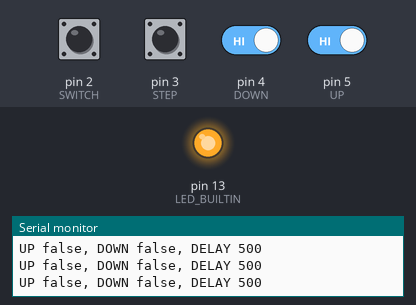
Bench run of a sketch on a simulated Arduino Uno, built with avr-gcc and run on an emulated ATmega328P. On the bench: output pins drawn as LEDs (lit = HIGH), the last lines printed to the serial monitor. Dashed ring = blinking. The test bench sets the inputs (shaded band); at power-on: pin 2 (SWITCH), pin 3 (STEP), pin 4 (DOWN), pin 5 (UP) HIGH.

Above: at 1.8 s.
1.9 s: pin 2 (SWITCH) pulled LOW for 1 s
At 3.2 s:
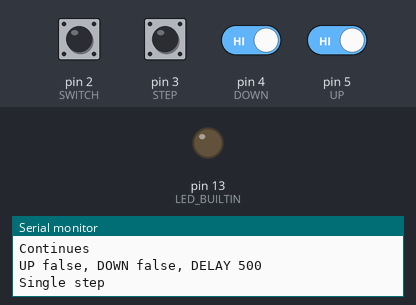
4.4 s: pin 3 (STEP) pulled LOW for 1 s
At 5.6 s:
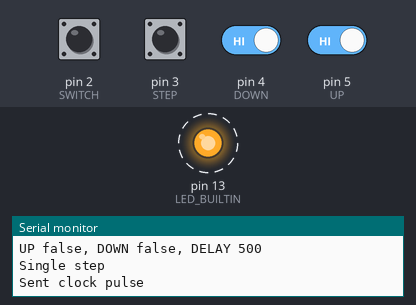
7.2 s: pin 2 (SWITCH) pulled LOW for 0.6 s
At 7.7 s:
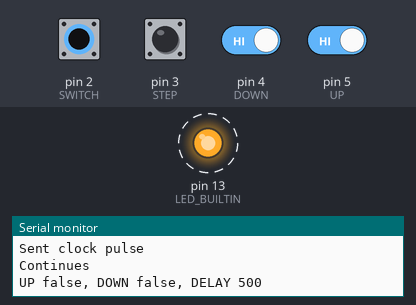
16.8 s: pin 4 (DOWN) driven LOW and pin 5 (UP) driven LOW
Timing chart, 0 to 20.8 s (numbered marks = the images above; inputs shaded):
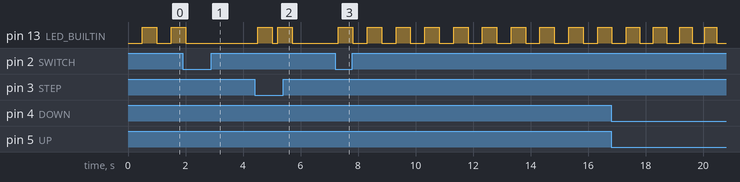

The sketch:

clk.ino
```cpp
#define SINGLE_STEP 0
#define CONTINUES 1

const unsigned int UP = 5;
const unsigned int DOWN = 4;
const unsigned int STEP = 3;
const unsigned int SWITCH = 2;
unsigned int state = SINGLE_STEP;
unsigned int clk = HIGH;

void setup() {
  pinMode(LED_BUILTIN, OUTPUT);
  pinMode(UP, INPUT_PULLUP);
  pinMode(DOWN, INPUT_PULLUP);
  pinMode(STEP, INPUT_PULLUP);
  pinMode(SWITCH, INPUT_PULLUP);
  Serial.begin(115200);
}

void loop() {
  unsigned long lastDebounceTime = 0;
  unsigned long lastSwitchDebounceTime = 0;
  unsigned long debounceDelay = 200;
  char str[255];
  unsigned int delayTime = 500;
  unsigned int state = CONTINUES;
  while (true) {
    boolean up_btn = !digitalRead(UP) ? true : false;
    boolean down_btn = !digitalRead(DOWN) ? true : false;
    boolean step_btn = !digitalRead(STEP) ? true : false;
    boolean switch_btn = !digitalRead(SWITCH) ? true : false;

    if ((millis() - lastSwitchDebounceTime) > debounceDelay) {
      if (switch_btn == true) {
        if (state == CONTINUES ) {
          state = SINGLE_STEP;
          digitalWrite(LED_BUILTIN, LOW);
          Serial.println("Single step");
        } else if (state == SINGLE_STEP) {
          state = CONTINUES;
          Serial.println("Continues");
        } else { // Unknown state
          sprintf(str, "Unknown state %d. Setting state single step", state);
          Serial.println(str);
          state = SINGLE_STEP;
        }
      }
      lastSwitchDebounceTime = millis();
    }
    if((millis() - lastDebounceTime) > debounceDelay) {
      if (state == SINGLE_STEP && step_btn) {
        sendOneClockPulse(delayTime);
        Serial.println("Sent clock pulse");
      } else if (state == CONTINUES) {
        if (up_btn) {
          delayTime -= 10;
        } else if (down_btn) {
          delayTime += 10;
        }
        delayTime = (delayTime <= 10) ? 10 : delayTime;
        sprintf(str, "UP %s, DOWN %s, DELAY %d", bool_fmt(up_btn), bool_fmt(down_btn), delayTime);
        Serial.println(str);
      }
      lastDebounceTime = millis();
    }
    if (state == CONTINUES) {
      clk = !clk;
      digitalWrite(LED_BUILTIN, clk);
      delay(delayTime);
    }
  }
}

const char* bool_fmt(boolean bool_expr) {
  return bool_expr ? "true" : "false";
}

void sendOneClockPulse(unsigned int delayTime) {
  digitalWrite(LED_BUILTIN, HIGH);
  delay(delayTime);
  digitalWrite(LED_BUILTIN, LOW);
}
```

Measured:
- after the input at 1.9 s, pin 13 (LED_BUILTIN): goes on until 2.0 s, then stays LOW
- after the input at 4.4 s, pin 13 (LED_BUILTIN): alternates HIGH for 0.50 s and LOW for 0.20 s, 4 changes in all, then stays LOW, starting after 0.11 s
- after the input at 7.2 s, pin 13 (LED_BUILTIN): alternates HIGH for 0.50 s and LOW for 0.50 s, starting after 0.12 s
